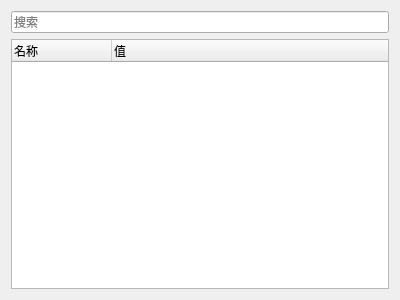
<?xml version="1.0" encoding="UTF-8"?>
<ui version="4.0">
 <class>templateTree</class>
 <widget class="QWidget" name="templateTree">
  <property name="geometry">
   <rect>
    <x>0</x>
    <y>0</y>
    <width>400</width>
    <height>300</height>
   </rect>
  </property>
  <property name="windowTitle">
   <string>Form</string>
  </property>
  <layout class="QVBoxLayout" name="verticalLayout">
   <item>
    <widget class="QLineEdit" name="serchLineEdit">
     <property name="placeholderText">
      <string>搜索</string>
     </property>
     <property name="clearButtonEnabled">
      <bool>true</bool>
     </property>
    </widget>
   </item>
   <item>
    <widget class="PfTreeWidget" name="paramTreeWidget">
     <column>
      <property name="text">
       <string>名称</string>
      </property>
     </column>
     <column>
      <property name="text">
       <string>值</string>
      </property>
     </column>
    </widget>
   </item>
  </layout>
 </widget>
 <customwidgets>
  <customwidget>
   <class>PfTreeWidget</class>
   <extends>QTreeWidget</extends>
   <header>pftreewidget.h</header>
  </customwidget>
 </customwidgets>
 <resources/>
 <connections/>
</ui>
